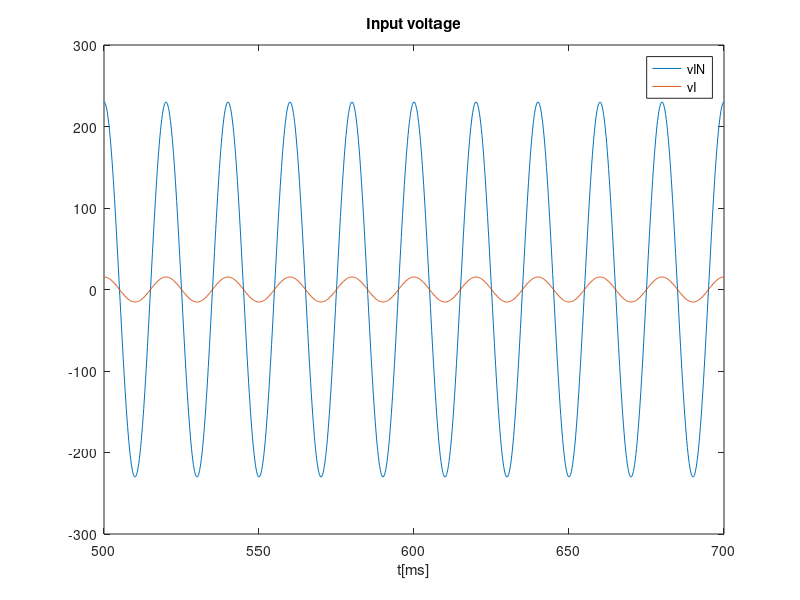
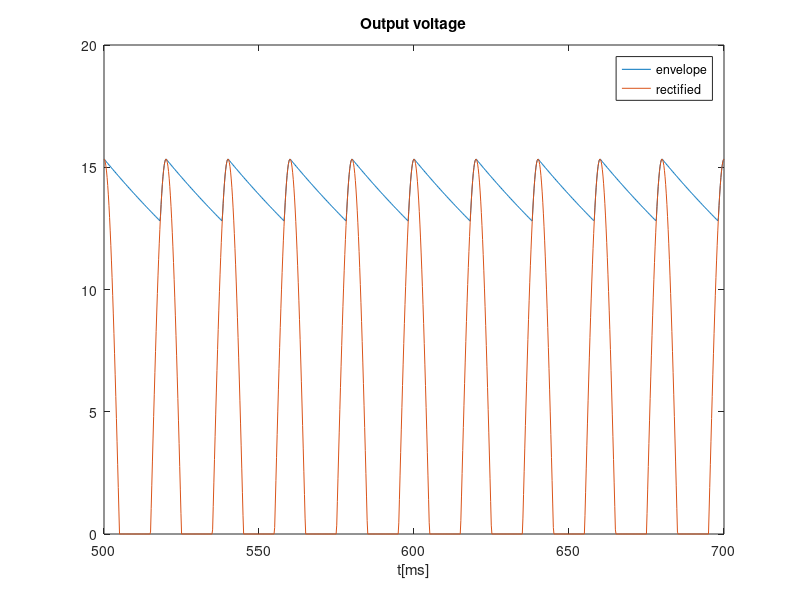
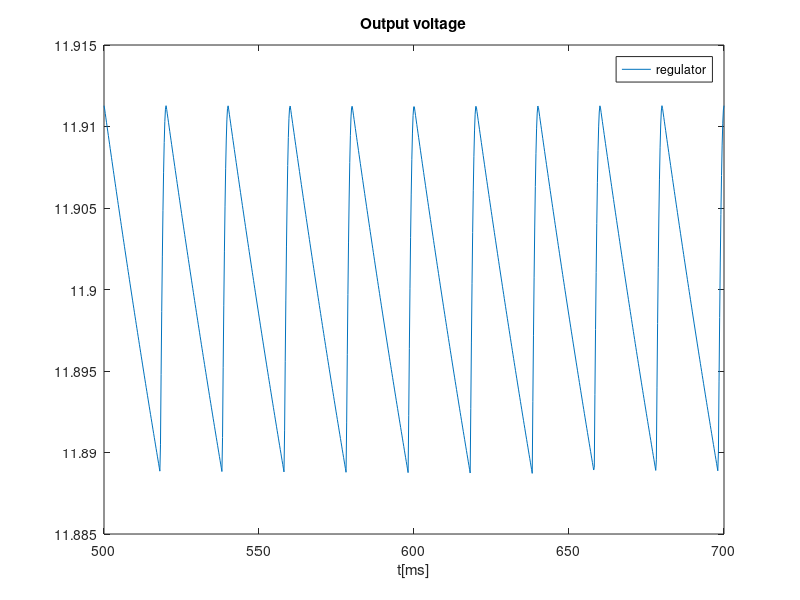
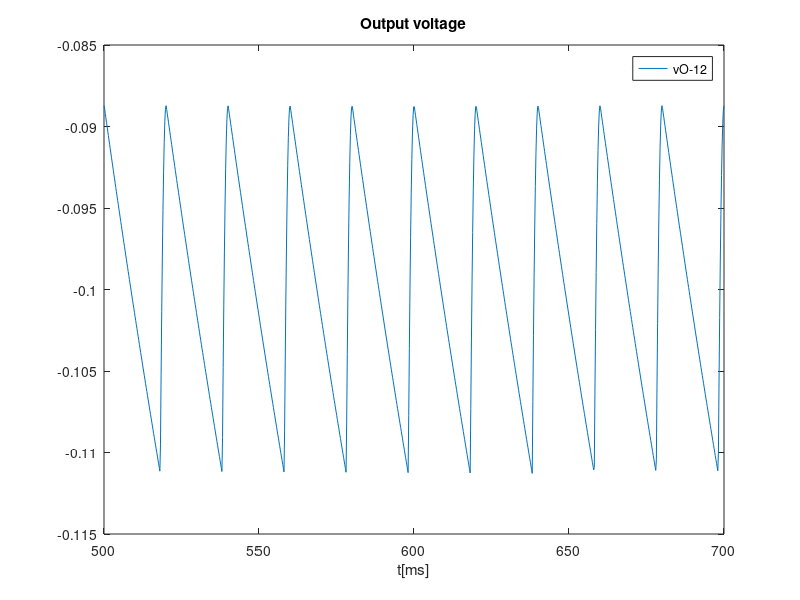

The MATLAB source for these figures, in order:
close all
clear all


A_vin = 230;
f = 50;
w=2*pi*f;
n=15;


A_vi = A_vin/n;

t=linspace(5e-1, 7e-1, 1000);

vIN = A_vin*cos(w*t);
vI = A_vi*cos(w*t);

hf=figure(1);
plot(t*1000, vIN,t*1000, vI);
title("Input voltage");
xlabel ("t[ms]");
legend("vIN","vI");
print (hf,"vIN_vI.eps", "-depsc");

%%%%%%%%%%%%%%ENVELOPE DETECTOR%%%%%%%%%%%%%%
Renv=10e3;
Cenv=10e-6;

vOenv = zeros(1, length(t));
vOr = zeros(1, length(t));
tOFF = 1/w * atan(1/w/Renv/Cenv) + 0.5;
vOnexp = A_vi*cos(w*tOFF)*exp(-(t-tOFF)/Renv/Cenv);

for i=1:length(t)
  if (vI(i) > 0) %half rectifier
    vOr(i) = vI(i); %half rectifier
    %vOr(i) = abs(vI(i)); %full rectifier
  endif
endfor

for i=1:length(t)
  if t(i) < tOFF
    vOenv(i) = vOr(i);
  elseif vOnexp(i) > vOr(i) %qd vOnexp(i) = vOr(i) é t=tON
    vOenv(i) = vOnexp(i);
  else
    tOFF = tOFF + 1/f; %half rectifier
    %tOFF = tOFF + 1/f/2; %full rectifier
    vOnexp = A_vi*abs(cos(w*tOFF))*exp(-(t-tOFF)/Renv/Cenv);
    vOenv(i) = vOr(i);
  endif
endfor

vripple_env = max(vOenv)-min(vOenv)


hf=figure(2);
plot(t*1000, vOenv,t*1000, vOr);
title("Output voltage");
xlabel ("t[ms]");
legend("envelope","rectified");
print (hf,"vOenv_vOr.eps", "-depsc");

%%%%%%%%%%%%%%VOLTAGE REGULATOR%%%%%%%%%%%%%%
Rreg = 10e3;
Vt = 0.026;
N = 1;
Is = 1*10^(-14);
n_diodos = 17;
VON = 0.7;

rd = Vt*N/(Is*exp(VON/(N*Vt)))

VIreg = max(vOenv) - vripple_env/2
vireg = vOenv - VIreg;

VOreg = n_diodos*VON
voreg = n_diodos*rd/(n_diodos*rd+Rreg)*vireg;
vOreg = VOreg + voreg;

vripple_reg = max(vOreg)-min(vOreg)

hf=figure(3);
plot(t*1000, vOreg);
title("Output voltage");
xlabel ("t[ms]");
legend("regulator");
print (hf,"vOreg.eps", "-depsc");

hf=figure(4);
plot(t*1000, vOreg-12);
title("Output voltage");
xlabel ("t[ms]");
legend("vO-12");
print (hf,"vO-12.eps", "-depsc");

mean(vOreg-12)
Quality = 1/vripple_reg + abs(1/mean(vOreg-12))
Cost = 1*(Rreg+Renv)/1000 + Cenv*10^6 + 0.1*(1+n_diodos)
Merit = Quality/Cost





